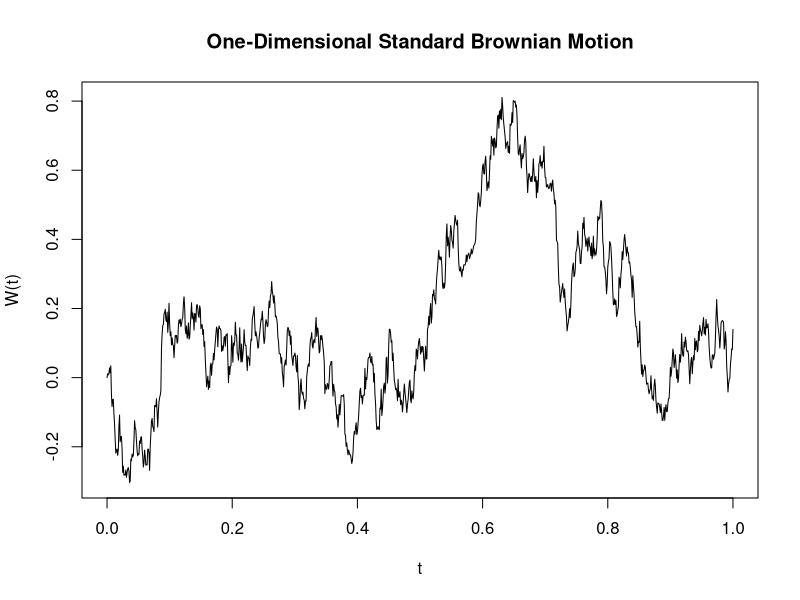
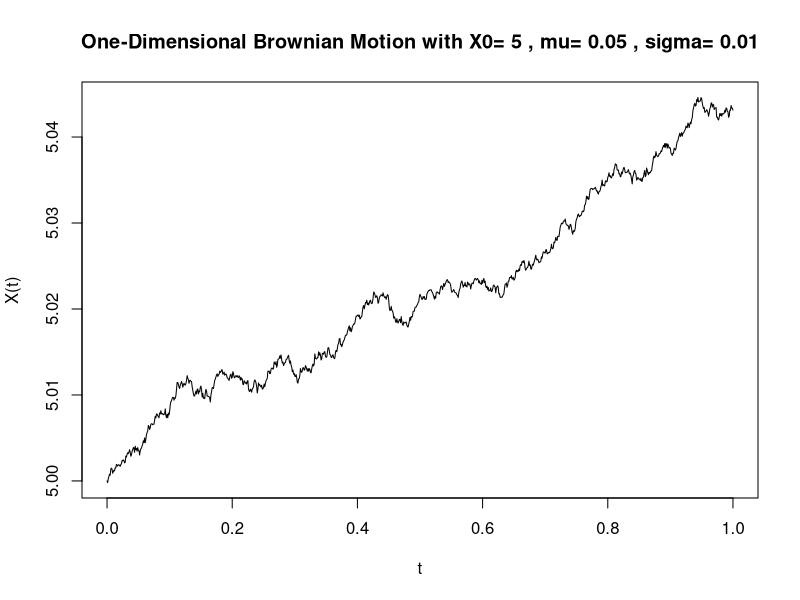
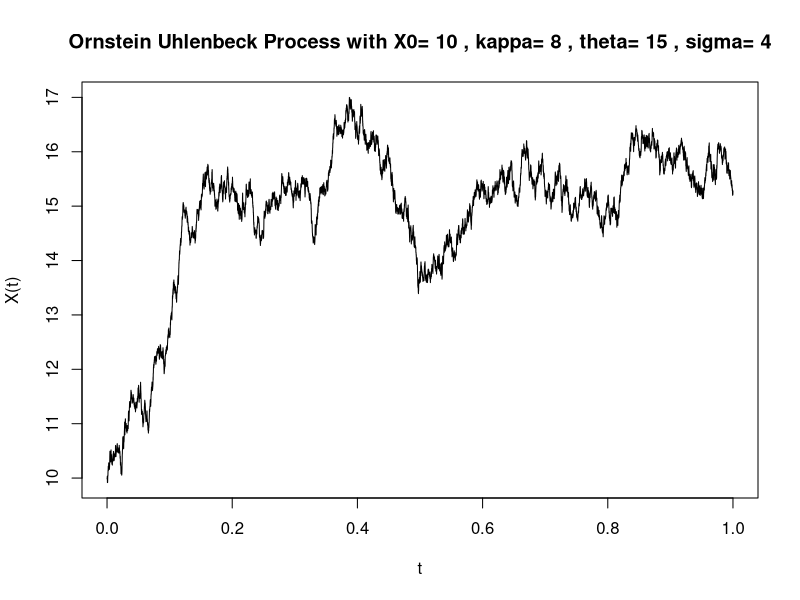
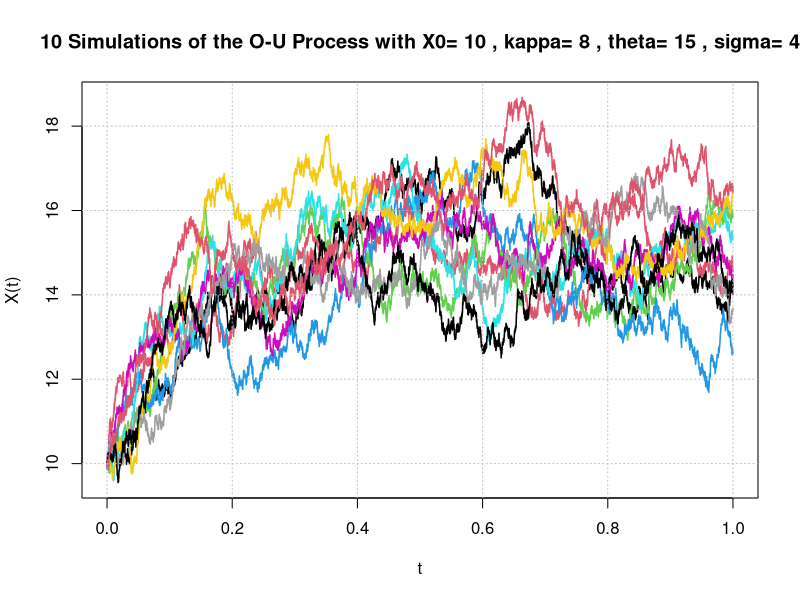

Source code (R) for these figures, in order:
#####################################################################################
# Michael Beven
# Investigating brownian motions and the Ornstein Uhlenbeck mean reverting process
# 20151115
#####################################################################################

# Set parameters
T = 1 # time length of process
n = 1000 # number of divisions in T

# Calculations... 
dt = T/n
t = seq(0,1,by=dt)
# Create a set of random normals
dW = rnorm(n = (length(t) - 1), 0, sqrt(dt))
# Cumulative sum aggregates all changes in the process
dW = c(0, cumsum(dW))
# Plot the standard BM process
jpeg('/Users/michaelbeven/Documents/02 R/98 Strategies/Plots/Standard_BM.jpg', width = 1000, height = 500)
plot(t, dW, type = "l", main = "One-Dimensional Standard Brownian Motion", ylab = "W(t)", xlab = "t")
dev.off()

# We could also generate a stochastic process for X~BM(mu, sigma^2)

# Set parameters
T = 1 # time length of process
n = 1000 # number of divisions in T
X0 = 5 # starting point of process
mu = 0.05 # mean (drift)
sigma = 0.01 # volatility

# Calculations...
dt = T/n
t = seq(0,1,by=dt)

# Create a set of random normals
dW = rnorm(n = (length(t) - 1), 0, sqrt(dt))

# Run loop for each step of the process
X = c(X0)
for (i in 2:(n+1)) {
  X[i] = X[i-1] + mu*dt + sigma*dW[i-1]
}

# Plot the BM process
jpeg('/Users/michaelbeven/Documents/02 R/98 Strategies/Plots/BM_with_mu_sigma.jpg', width = 1000, height = 500)
plot(t,X,type = 'l', main = paste("One-Dimensional Brownian Motion with X0=",X0,", mu=",mu,", sigma=",sigma), ylab = "X(t)", xlab = "t")
dev.off()

# Now let us try and create the Ornstein Uhlenbeck process

# Set parameters
T = 1 # time length of process
n = 10000 # number of divisions in T
X0 = 10 # starting point of process
sigma = 4 # volatility
kappa = 8 # reversion rate
theta = 15 # long-term mean

# Calculations...
dt = T/n
t = seq(0,1,by=dt)

# Create a set of random normals
dW = rnorm(n = (length(t) - 1), 0, sqrt(dt))

# Run loop for each step of the process
X = c(X0)
for (i in 2:(n+1)) {
  X[i] = X[i-1] + kappa*(theta - X[i-1])*dt + sigma*dW[i-1]
}

# Plot the OU process
jpeg('/Users/michaelbeven/Documents/02 R/98 Strategies/Plots/OU_process.jpg', width = 1000, height = 500)
plot(t,X,type = 'l', main = paste("Ornstein Uhlenbeck Process with X0=",X0,", kappa=",kappa,", theta=",theta,", sigma=",sigma), ylab = "X(t)", xlab = "t")
dev.off()

# May as well turn the OU process into a function and run it a few times...
OU.process = function(T, n, X0, sigma, kappa, theta) {
  # Calculations...
  dt = T/n
  t = seq(0,1,by=dt)
  
  # Create a set of random normals
  dW = rnorm(n = (length(t) - 1), 0, sqrt(dt))
  
  # Run loop for each step of the process
  X = c(X0)
  for (i in 2:(n+1)) {
    X[i] = X[i-1] + kappa*(theta - X[i-1])*dt + sigma*dW[i-1]
  }
  
  return(X)
}

# create a matrix with N simulations
T = 1 # time length of process
n = 10000 # number of divisions in T
X0 = 10 # starting point of process
sigma = 4 # volatility
kappa = 8 # reversion rate
theta = 15 # long-term mean
N = 10 # number of simulations

# Calculations...
dt = T/n
t = seq(0,1,by=dt)

# blank matrix
df = t(matrix(0,N,length(t)))

# run loop for simulations
for (j in 1:N) {
  df[,j] = OU.process(T, n, X0, sigma, kappa, theta)
}

# Plot the simulations
jpeg('/Users/michaelbeven/Documents/02 R/98 Strategies/Plots/OU_process_multiple_sims.jpg', width = 800, height = 500)
matplot(t,df, type = "l",lwd=1.5,lty=1,col = 1:N, main = paste(N, "Simulations of the O-U Process with X0=",X0,", kappa=",kappa,", theta=",theta,", sigma=",sigma), ylab="X(t)", xlab="t")
grid(col = "gray", lty = "dotted",lwd = par("lwd"), equilogs = TRUE)
dev.off()
